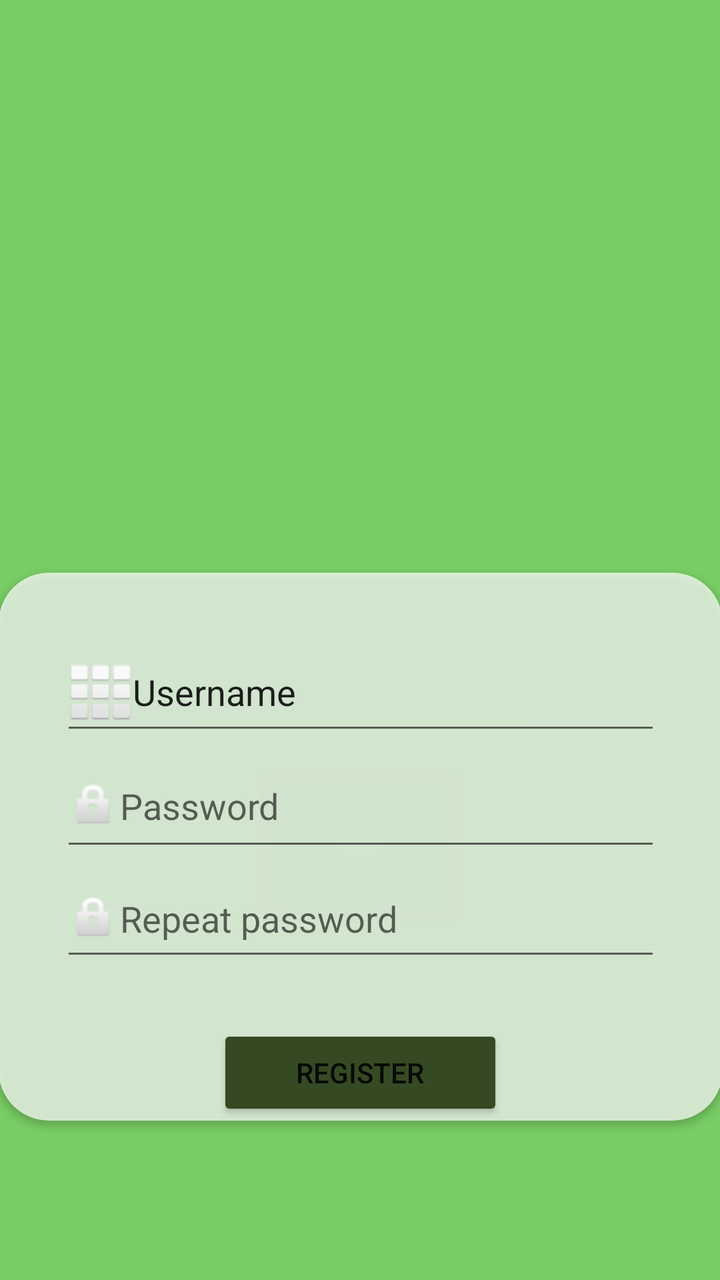
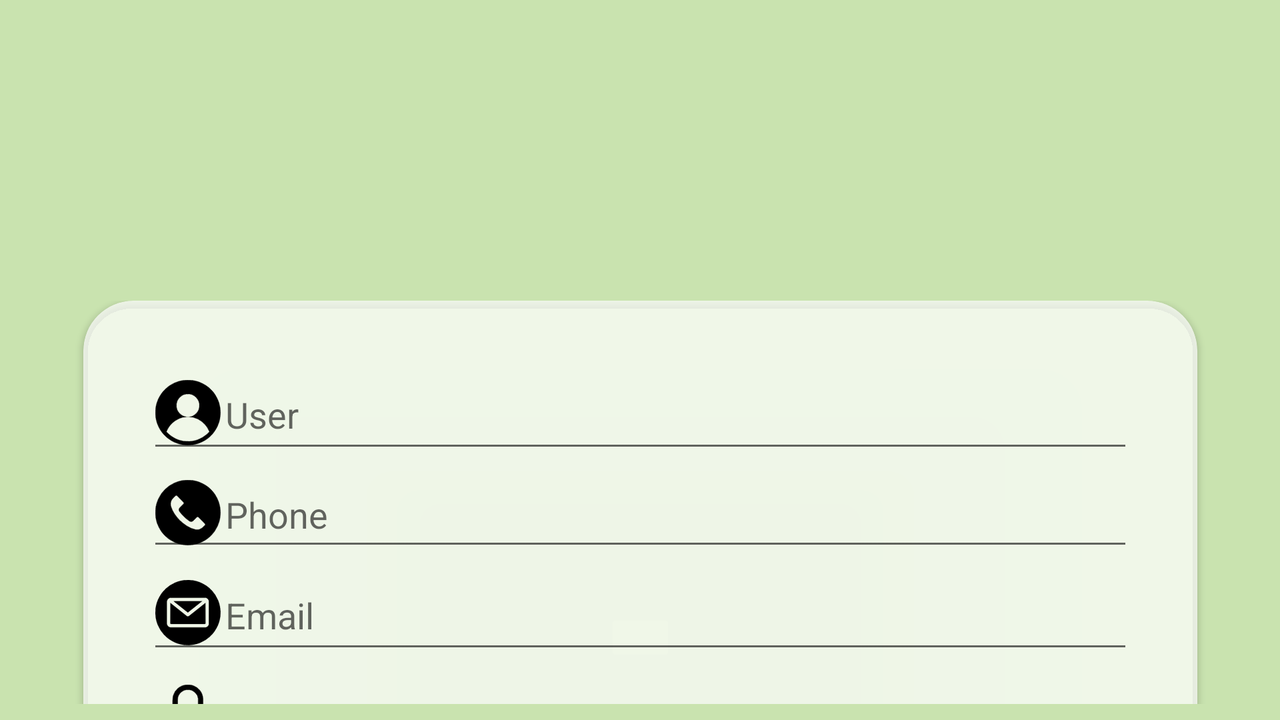

An Android layout and its configuration variant, each rendered on a device that would load it. The default file and the variant file are quoted in full after the pictures.
<!-- AndroidManifest.xml: application theme Theme.AppCompat.Light.NoActionBar -->
<!-- res/layout/activity_register.xml -->
<?xml version="1.0" encoding="utf-8"?>
<androidx.constraintlayout.widget.ConstraintLayout xmlns:android="http://schemas.android.com/apk/res/android"
    xmlns:app="http://schemas.android.com/apk/res-auto"
    xmlns:tools="http://schemas.android.com/tools"
    android:layout_width="match_parent"
    android:layout_height="match_parent"
    android:layout_gravity="bottom"
    android:background="#78CD64"
    tools:context=".features.register.RegisterActivity">

    <ImageView
        android:id="@+id/imageView2"
        android:layout_width="172dp"
        android:layout_height="193dp"
        android:layout_marginStart="32dp"
        android:layout_marginLeft="32dp"
        android:layout_marginTop="32dp"
        android:layout_marginEnd="32dp"
        android:layout_marginRight="32dp"
        android:layout_marginBottom="32dp"
        android:background="#00FFFFFF"
        app:layout_constraintBottom_toBottomOf="parent"
        app:layout_constraintEnd_toEndOf="parent"
        app:layout_constraintHorizontal_bias="0.497"
        app:layout_constraintStart_toStartOf="parent"
        app:layout_constraintTop_toTopOf="parent"
        app:layout_constraintVertical_bias="0.16"
        app:srcCompat="@drawable/logo" />

    <androidx.cardview.widget.CardView
        android:layout_width="362dp"
        android:layout_height="274dp"
        android:layout_marginStart="32dp"
        android:layout_marginLeft="32dp"
        android:layout_marginEnd="32dp"
        android:layout_marginRight="32dp"
        android:layout_marginBottom="32dp"
        android:background="#57FFFFFF"
        app:cardBackgroundColor="#B7FFFFFF"
        app:cardCornerRadius="25dp"
        app:layout_constraintBottom_toBottomOf="parent"
        app:layout_constraintEnd_toEndOf="parent"
        app:layout_constraintStart_toStartOf="parent"
        app:layout_constraintTop_toBottomOf="@+id/imageView2"
        app:layout_constraintVertical_bias="0.0">

        <LinearLayout
            android:layout_width="300dp"
            android:layout_height="169dp"
            android:layout_gravity="center|center_horizontal|top"
            android:layout_marginTop="30"
            android:fadingEdge="horizontal|vertical|none"
            android:orientation="vertical">

            <EditText
                android:id="@+id/usernameRegister"
                android:layout_width="300dp"
                android:layout_height="2dp"
                android:layout_gravity="center_horizontal"
                android:layout_weight="1"
                android:drawableLeft="@android:drawable/ic_dialog_dialer"
                android:ems="10"
                android:inputType="textPersonName"
                android:text="Username" />

            <EditText
                android:id="@+id/passwordRegister"
                android:layout_width="300dp"
                android:layout_height="4dp"
                android:layout_gravity="center|center_horizontal"
                android:layout_weight="1"
                android:drawableLeft="@android:drawable/ic_lock_idle_lock"
                android:ems="10"
                android:hint="Password"
                android:inputType="textPassword"
                android:textColor="#000000" />

            <EditText
                android:id="@+id/repeatpassRegister"
                android:layout_width="300dp"
                android:layout_height="1dp"
                android:layout_gravity="center_horizontal"
                android:layout_weight="1"
                android:drawableLeft="@android:drawable/ic_lock_idle_lock"
                android:ems="10"
                android:fadingEdge="horizontal|vertical|none"
                android:hint="Repeat password"
                android:inputType="textPassword"
                android:requiresFadingEdge="horizontal|vertical|none" />

        </LinearLayout>

        <Button
            android:id="@+id/registerButton"
            android:layout_width="143dp"
            android:layout_height="wrap_content"
            android:layout_gravity="bottom|center"
            android:baselineAligned="false"
            android:text="Register"
            app:backgroundTint="#354A22"
            app:iconPadding="5dp"
            app:iconTint="#FFFFFF" />

    </androidx.cardview.widget.CardView>


</androidx.constraintlayout.widget.ConstraintLayout>
<!-- resources referenced by this layout -->
<resources>
  <!-- drawable logo: png bitmap (mipmap-xxhdpi, 13437 bytes) -->
</resources>
<!-- res/layout-land/activity_register.xml (the author's variant of the layout above) -->
<!-- drawn on the phone turned sideways -->
<?xml version="1.0" encoding="utf-8"?>
<androidx.constraintlayout.widget.ConstraintLayout xmlns:android="http://schemas.android.com/apk/res/android"
    xmlns:app="http://schemas.android.com/apk/res-auto"
    xmlns:tools="http://schemas.android.com/tools"
    android:layout_width="match_parent"
    android:layout_height="match_parent"
    android:layout_gravity="bottom"
    android:background="#C9E3AF"
    tools:context=".features.register.RegisterActivity">

    <ScrollView
        android:id="@+id/scrollView3"
        android:layout_width="709dp"
        android:layout_height="0dp"
        android:layout_marginTop="32dp"
        android:layout_marginBottom="8dp"
        app:layout_constraintBottom_toBottomOf="parent"
        app:layout_constraintEnd_toEndOf="parent"
        app:layout_constraintStart_toStartOf="parent"
        app:layout_constraintTop_toBottomOf="@+id/imageView2">

        <LinearLayout
            android:layout_width="match_parent"
            android:layout_height="wrap_content"
            android:orientation="vertical">

            <androidx.cardview.widget.CardView
                android:id="@+id/cardView"
                android:layout_width="557dp"
                android:layout_height="337dp"
                android:layout_gravity="center"
                android:layout_marginStart="32dp"
                android:layout_marginLeft="32dp"
                android:layout_marginEnd="32dp"
                android:layout_marginRight="32dp"
                android:layout_marginBottom="32dp"
                android:background="#57FFFFFF"
                app:cardBackgroundColor="#B7FFFFFF"
                app:cardCornerRadius="25dp">

                <LinearLayout
                    android:layout_width="493dp"
                    android:layout_height="255dp"
                    android:layout_gravity="center|center_horizontal|top"
                    android:layout_marginTop="30dp"
                    android:fadingEdge="horizontal|vertical|none"
                    android:orientation="vertical">

                    <EditText
                        android:id="@+id/usernameRegister"
                        android:layout_width="match_parent"
                        android:layout_height="2dp"
                        android:layout_gravity="center_horizontal"
                        android:layout_weight="1"
                        android:drawableLeft="@drawable/ic_user"
                        android:ems="10"
                        android:hint="@string/user"
                        android:inputType="textPersonName" />

                    <EditText
                        android:id="@+id/phoneRegister"
                        android:layout_width="match_parent"
                        android:layout_height="0dp"
                        android:layout_weight="1"
                        android:drawableLeft="@drawable/ic_phone"
                        android:ems="10"
                        android:hint="@string/phone"
                        android:inputType="number" />

                    <EditText
                        android:id="@+id/emailRegister"
                        android:layout_width="match_parent"
                        android:layout_height="2dp"
                        android:layout_gravity="center_horizontal"
                        android:layout_weight="1"
                        android:drawableLeft="@drawable/ic_email"
                        android:ems="10"
                        android:hint="@string/email"
                        android:inputType="textPersonName" />

                    <EditText
                        android:id="@+id/passwordRegister"
                        android:layout_width="match_parent"
                        android:layout_height="4dp"
                        android:layout_gravity="center|center_horizontal"
                        android:layout_weight="1"
                        android:drawableLeft="@drawable/ic_lock"
                        android:ems="10"
                        android:hint="@string/pass"
                        android:inputType="textPassword"
                        android:password="true" />

                    <EditText
                        android:id="@+id/repeatpassRegister"
                        android:layout_width="match_parent"
                        android:layout_height="1dp"
                        android:layout_gravity="center_horizontal"
                        android:layout_weight="1"
                        android:drawableLeft="@drawable/ic_repw"
                        android:ems="10"
                        android:fadingEdge="horizontal|vertical|none"
                        android:hint="@string/rePass"
                        android:inputType="textPassword"
                        android:password="true"
                        android:requiresFadingEdge="horizontal|vertical|none" />

                </LinearLayout>

                <Button
                    android:id="@+id/registerButton"
                    android:layout_width="143dp"
                    android:layout_height="wrap_content"
                    android:layout_gravity="bottom|center"
                    android:baselineAligned="false"
                    android:onClick="register"
                    android:text="@string/register"
                    android:textColor="#C9E3AF"
                    app:backgroundTint="#1F3A20"
                    app:iconPadding="5dp"
                    app:iconTint="#FFFFFF" />

            </androidx.cardview.widget.CardView>

            <LinearLayout
                android:layout_width="363dp"
                android:layout_height="39dp"
                android:layout_gravity="center"
                android:orientation="horizontal"
                android:padding="5dp">

                <TextView
                    android:id="@+id/textoPrevLista"
                    android:layout_width="161dp"
                    android:layout_height="27dp"
                    android:text="@string/alrAcc"/>

                <TextView
                    android:id="@+id/textView4"
                    android:layout_width="70dp"
                    android:layout_height="wrap_content"
                    android:onClick="login"
                    android:text="@string/login"
                    android:textColor="#105BEC"
                    android:textSize="16sp"
                    android:textStyle="bold|italic" />

            </LinearLayout>
        </LinearLayout>
    </ScrollView>

    <ImageView
        android:id="@+id/imageView2"
        android:layout_width="124dp"
        android:layout_height="105dp"
        android:layout_gravity="center"
        android:background="#00FFFFFF"
        app:layout_constraintBottom_toBottomOf="parent"
        app:layout_constraintEnd_toEndOf="parent"
        app:layout_constraintHorizontal_bias="0.499"
        app:layout_constraintStart_toStartOf="parent"
        app:layout_constraintTop_toTopOf="parent"
        app:layout_constraintVertical_bias="0.052"
        app:srcCompat="@drawable/logo" />


</androidx.constraintlayout.widget.ConstraintLayout>
<!-- resources referenced by the variant -->
<!-- as the phone turned sideways resolves them -->
<resources>
  <!-- drawable ic_email: vector/xml drawable (drawable, 100978 chars, omitted) -->
  <!-- drawable ic_lock: vector/xml drawable (drawable, 67836 chars, omitted) -->
  <!-- drawable ic_phone: vector/xml drawable (drawable, 61970 chars, omitted) -->
  <!-- drawable ic_repw: vector/xml drawable (drawable, 88318 chars, omitted) -->
  <!-- drawable ic_user: vector/xml drawable (drawable, 84325 chars, omitted) -->
  <!-- drawable logo: png bitmap (mipmap-xxhdpi, 13437 bytes) -->
  <string name="alrAcc">Already have an account?</string>
  <string name="email">Email</string>
  <string name="login">Login</string>
  <string name="pass">Password</string>
  <string name="phone">Phone</string>
  <string name="rePass">Repeat Password</string>
  <string name="register">Register</string>
  <string name="user">User</string>
</resources>
